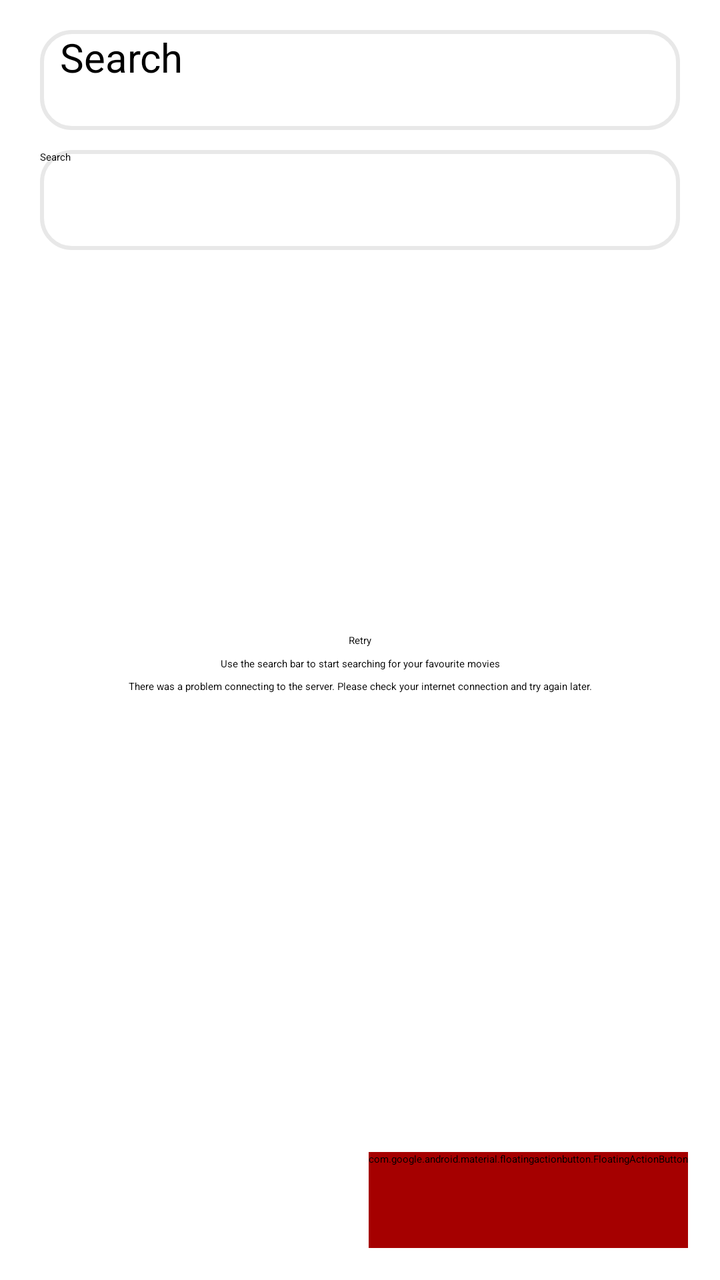
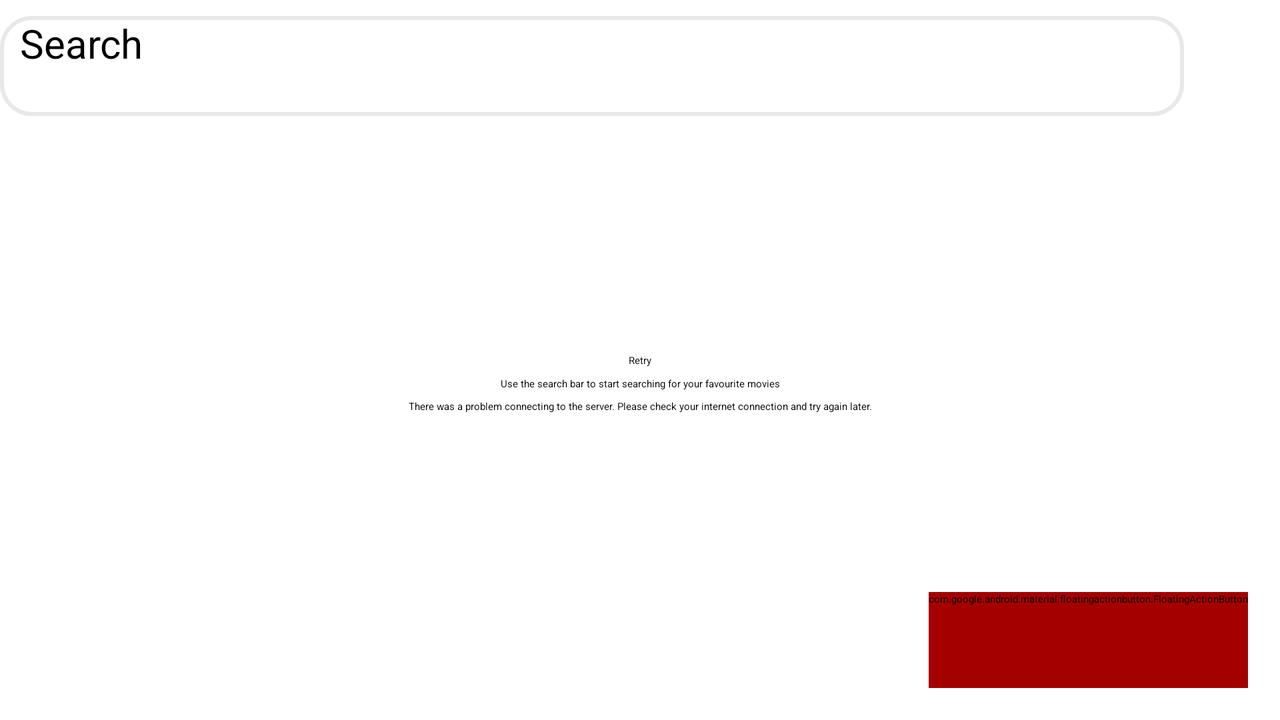

An Android layout and its configuration variant, each rendered on a device that would load it. The default file and the variant file are quoted in full after the pictures.
<!-- AndroidManifest.xml: application theme Theme.App.Starting -->
<!-- res/layout/fragment_movie_list.xml -->
<?xml version="1.0" encoding="utf-8"?>
<layout xmlns:android="http://schemas.android.com/apk/res/android"
        xmlns:app="http://schemas.android.com/apk/res-auto"
        xmlns:tools="http://schemas.android.com/tools">

    <data>

        <variable
                name="movieListFragment"
                type="com.example.movieapp.ui.movielist.MovieListFragment"/>

        <import type="android.view.View"/>

    </data>

    <androidx.constraintlayout.widget.ConstraintLayout
            android:layout_width="match_parent"
            android:layout_height="match_parent"
            tools:context=".ui.movielist.MovieListFragment">

        <androidx.appcompat.widget.LinearLayoutCompat
                android:id="@+id/ll_movie_list_search_container"
                android:layout_width="match_parent"
                android:layout_height="wrap_content"
                android:layout_marginHorizontal="@dimen/size_100"
                android:orientation="vertical"
                app:layout_constraintEnd_toEndOf="parent"
                app:layout_constraintStart_toStartOf="parent"
                app:layout_constraintTop_toBottomOf="@id/rv_movie_list"
                app:layout_constraintTop_toTopOf="parent">

            <androidx.appcompat.widget.AppCompatEditText
                    android:id="@+id/etMovieListSearch"
                    android:layout_width="match_parent"
                    android:layout_height="@dimen/size_250"
                    android:layout_marginTop="@dimen/size_75"
                    android:background="@drawable/bg_bordered_rectangle_radius_15dp"
                    android:drawableStart="@drawable/ic_search"
                    android:ems="10"
                    android:hint="@string/search_text"
                    android:imeOptions="actionSearch"
                    android:inputType="text"
                    android:paddingHorizontal="@dimen/size_50"
                    android:textSize="20sp"
                    app:layout_constraintEnd_toEndOf="parent"
                    app:layout_constraintStart_toStartOf="parent"
                    app:layout_constraintTop_toTopOf="parent"/>

            <androidx.appcompat.widget.AppCompatButton
                    android:id="@+id/btn_movie_list_search"
                    android:layout_width="match_parent"
                    android:layout_height="@dimen/size_250"
                    android:layout_marginTop="@dimen/size_50"
                    android:background="@drawable/bg_white_bordered_grey_with_radius_15dp"
                    android:text="@string/search_text"
                    android:textColor="@android:color/black"
                    app:layout_constraintEnd_toEndOf="parent"
                    android:onClick="@{() -> movieListFragment.searchOnClick(etMovieListSearch.getText().toString())}"
                    app:layout_constraintStart_toStartOf="parent"
                    app:layout_constraintTop_toBottomOf="@+id/et_movie_list_search"/>
        </androidx.appcompat.widget.LinearLayoutCompat>

        <androidx.recyclerview.widget.RecyclerView
                android:id="@+id/rv_movie_list"
                android:layout_width="match_parent"
                android:layout_height="0dp"
                android:layout_marginTop="@dimen/size_10"
                android:layout_weight="0.9"
                android:layoutAnimation="@anim/layout_animator"
                android:scrollbars="vertical"
                android:visibility="gone"
                app:layout_constraintBottom_toBottomOf="parent"
                app:layout_constraintEnd_toEndOf="parent"
                app:layout_constraintStart_toStartOf="parent"
                app:layout_constraintTop_toBottomOf="@id/ll_movie_list_search_container"/>

        <ProgressBar
                android:id="@+id/pb_movie_list"
                android:layout_width="wrap_content"
                android:layout_height="wrap_content"
                android:visibility="gone"
                app:layout_constraintBottom_toBottomOf="parent"
                app:layout_constraintEnd_toEndOf="parent"
                app:layout_constraintStart_toStartOf="parent"
                app:layout_constraintTop_toTopOf="parent"/>

        <Button
                android:id="@+id/button_retry_main"
                android:layout_width="wrap_content"
                android:layout_height="wrap_content"
                android:layout_centerInParent="true"
                android:text="@string/retry_btn"
                android:visibility="gone"
                tools:visibility="visible"
                android:onClick="@{() -> movieListFragment.searchOnClick(etMovieListSearch.getText().toString())}"
                app:layout_constraintEnd_toEndOf="parent"
                app:layout_constraintStart_toStartOf="parent"
                app:layout_constraintBottom_toBottomOf="parent"
                app:layout_constraintTop_toTopOf="parent"/>

        <TextView
                android:id="@+id/text_view_empty"
                android:layout_width="0dp"
                android:layout_height="wrap_content"
                android:layout_centerInParent="true"
                android:textAlignment="center"
                android:visibility="gone"
                tools:visibility="visible"
                android:text="@string/empty_text"
                tools:text="Use the search bar to start searching for your favourite movies"
                android:layout_marginEnd="32dp"
                android:layout_marginStart="32dp"
                app:layout_constraintEnd_toEndOf="parent"
                app:layout_constraintStart_toStartOf="parent"
                app:layout_constraintTop_toBottomOf="@+id/button_retry_main"
                app:layout_constraintBottom_toTopOf="@+id/text_view_error_main"/>

        <TextView
                android:id="@+id/text_view_error_main"
                android:layout_width="0dp"
                android:layout_height="wrap_content"
                android:layout_centerInParent="true"
                android:textAlignment="center"
                android:visibility="gone"
                tools:visibility="visible"
                tools:text="There was a problem connecting to the server. Please check your internet connection and try again later."
                android:layout_marginTop="16dp"
                android:layout_marginEnd="32dp"
                android:layout_marginStart="32dp"
                app:layout_constraintEnd_toEndOf="parent"
                app:layout_constraintStart_toStartOf="parent"
                app:layout_constraintTop_toBottomOf="@+id/button_retry_main"/>

        <com.google.android.material.floatingactionbutton.FloatingActionButton
                android:id="@+id/floatingActionButton"
                android:layout_width="wrap_content"
                android:layout_height="wrap_content"
                android:backgroundTint="@color/dark_red"
                app:rippleColor="@color/dark_red"
                app:borderWidth="0dp"
                app:tint="@color/white"
                android:layout_marginEnd="16dp"
                android:layout_marginBottom="16dp"
                android:onClick="@{() -> movieListFragment.fabOnClick(floatingActionButton)}"
                android:clickable="true"
                app:layout_constraintBottom_toBottomOf="parent"
                app:layout_constraintEnd_toEndOf="parent"
                app:srcCompat="@drawable/ic_not_favorite"
                android:focusable="true"
                android:minWidth="48dp"
                android:minHeight="48dp"/>


    </androidx.constraintlayout.widget.ConstraintLayout>
</layout>
<!-- resources referenced by this layout -->
<resources>
  <color name="dark_red">#A50000</color>
  <color name="white">#FFFFFFFF</color>
  <dimen name="size_10">2dp</dimen>
  <dimen name="size_100">20dp</dimen>
  <dimen name="size_250">50dp</dimen>
  <dimen name="size_50">10dp</dimen>
  <dimen name="size_75">15dp</dimen>
  <!-- drawable bg_bordered_rectangle_radius_15dp (drawable) -->
  <?xml version="1.0" encoding="utf-8"?>
  <shape xmlns:android="http://schemas.android.com/apk/res/android"
      android:padding="@dimen/size_50"
      android:shape="rectangle">
      <corners
          android:bottomLeftRadius="@dimen/size_75"
          android:bottomRightRadius="@dimen/size_75"
          android:topLeftRadius="@dimen/size_75"
          android:topRightRadius="@dimen/size_75" />
      <stroke
          android:width="@dimen/size_10"
          android:color="@color/grey" />
  </shape>
  <!-- drawable bg_white_bordered_grey_with_radius_15dp (drawable) -->
  <?xml version="1.0" encoding="utf-8"?>
  <shape xmlns:android="http://schemas.android.com/apk/res/android"
      android:padding="@dimen/size_50"
      android:shape="rectangle">
      <solid android:color="@android:color/white" />
      <corners
          android:bottomLeftRadius="@dimen/size_75"
          android:bottomRightRadius="@dimen/size_75"
          android:topLeftRadius="@dimen/size_75"
          android:topRightRadius="@dimen/size_75" />
      <stroke
          android:width="@dimen/size_10"
          android:color="@color/grey" />
  </shape>
  <!-- drawable ic_not_favorite (drawable) -->
  <vector xmlns:android="http://schemas.android.com/apk/res/android"
      android:width="24dp"
      android:height="24dp"
      android:tint="@color/dark_red"
      android:viewportWidth="24"
      android:viewportHeight="24">
      <path
          android:fillColor="@android:color/white"
          android:pathData="M16.5,3c-1.74,0 -3.41,0.81 -4.5,2.09C10.91,3.81 9.24,3 7.5,3 4.42,3 2,5.42 2,8.5c0,3.78 3.4,6.86 8.55,11.54L12,21.35l1.45,-1.32C18.6,15.36 22,12.28 22,8.5 22,5.42 19.58,3 16.5,3zM12.1,18.55l-0.1,0.1 -0.1,-0.1C7.14,14.24 4,11.39 4,8.5 4,6.5 5.5,5 7.5,5c1.54,0 3.04,0.99 3.57,2.36h1.87C13.46,5.99 14.96,5 16.5,5c2,0 3.5,1.5 3.5,3.5 0,2.89 -3.14,5.74 -7.9,10.05z" />
  </vector>
  <string name="empty_text">Use the search bar to start searching for your favourite movies</string>
  <string name="retry_btn">Retry</string>
  <string name="search_text">Search</string>
  <style name="Theme.App.Starting" parent="Theme.SplashScreen">
          <item name="windowSplashScreenBackground">@android:color/white</item>
          <item name="windowSplashScreenAnimatedIcon">@drawable/ic_launcher_foreground</item>
          <item name="postSplashScreenTheme">@style/Theme.MovieApp</item>
      </style>
  <color name="grey">#E8E8E8</color>
  <style name="Theme.MovieApp" parent="Theme.MaterialComponents.DayNight.NoActionBar">
          
          <item name="colorPrimary">@color/purple_500</item>
          <item name="colorPrimaryVariant">@color/purple_700</item>
          <item name="colorOnPrimary">@color/white</item>
          
          <item name="colorSecondary">@color/teal_200</item>
          <item name="colorSecondaryVariant">@color/teal_700</item>
          <item name="colorOnSecondary">@color/black</item>
          
          <item name="android:windowLightStatusBar" tools:targetApi="23">true</item>
          <item name="android:statusBarColor">@android:color/white</item>
          
      </style>
  <color name="purple_500">#FF6200EE</color>
  <color name="purple_700">#FF3700B3</color>
  <color name="teal_200">#FF03DAC5</color>
  <color name="teal_700">#FF018786</color>
  <color name="black">#FF000000</color>
  <!-- some entries are left out for length -->
</resources>
<!-- res/layout-land/fragment_movie_list.xml (the repository's variant of the layout above) -->
<!-- drawn on the phone turned sideways -->
<?xml version="1.0" encoding="utf-8"?>
<layout xmlns:android="http://schemas.android.com/apk/res/android"
    xmlns:app="http://schemas.android.com/apk/res-auto"
    xmlns:tools="http://schemas.android.com/tools">

    <data>
        <import type="android.view.View" />

        <variable
            name="movieListFragment"
            type="com.example.movieapp.ui.movielist.MovieListFragment" />
    </data>

    <androidx.constraintlayout.widget.ConstraintLayout
        android:layout_width="match_parent"
        android:layout_height="match_parent"
        tools:context=".ui.movielist.MovieListFragment">

        <androidx.appcompat.widget.AppCompatEditText
            android:id="@+id/etMovieListSearch"
            android:layout_width="0dp"
            android:layout_height="@dimen/size_250"
            android:layout_marginTop="8dp"
            android:background="@drawable/bg_bordered_rectangle_radius_15dp"
            android:hint="@string/search_text"
            android:imeOptions="actionSearch"
            android:inputType="text"
            android:paddingHorizontal="@dimen/size_50"
            android:textSize="20sp"
            app:layout_constraintEnd_toStartOf="@+id/btn_movie_list_search"
            app:layout_constraintStart_toStartOf="parent"
            app:layout_constraintTop_toTopOf="parent" />

        <androidx.appcompat.widget.AppCompatImageButton
            android:id="@+id/btn_movie_list_search"
            android:layout_width="48dp"
            android:layout_height="48dp"
            android:layout_gravity="center_vertical"
            android:layout_marginTop="8dp"
            android:backgroundTint="@android:color/transparent"
            android:clickable="true"
            android:focusable="true"
            android:onClick="@{() -> movieListFragment.searchOnClick(etMovieListSearch.getText().toString())}"
            android:src="@drawable/ic_search"
            app:layout_constraintDimensionRatio="1:1"
            app:layout_constraintEnd_toEndOf="parent"
            app:layout_constraintTop_toTopOf="parent" />


        <androidx.recyclerview.widget.RecyclerView
            android:id="@+id/rv_movie_list"
            android:layout_width="match_parent"
            android:layout_height="0dp"
            android:layout_marginTop="@dimen/size_10"
            android:layout_weight="0.9"
            android:layoutAnimation="@anim/layout_animator"
            android:scrollbars="vertical"
            android:visibility="gone"
            app:layout_constraintBottom_toBottomOf="parent"
            app:layout_constraintEnd_toEndOf="parent"
            app:layout_constraintStart_toStartOf="parent"
            app:layout_constraintTop_toBottomOf="@id/etMovieListSearch" />

        <ProgressBar
            android:id="@+id/pb_movie_list"
            android:layout_width="wrap_content"
            android:layout_height="wrap_content"
            android:visibility="gone"
            app:layout_constraintBottom_toBottomOf="parent"
            app:layout_constraintEnd_toEndOf="parent"
            app:layout_constraintStart_toStartOf="parent"
            app:layout_constraintTop_toTopOf="parent" />

        <Button
                android:id="@+id/button_retry_main"
                android:layout_width="wrap_content"
                android:layout_height="wrap_content"
                android:layout_centerInParent="true"
                android:text="@string/retry_btn"
                android:visibility="gone"
                tools:visibility="visible"
                android:onClick="@{() -> movieListFragment.searchOnClick(etMovieListSearch.getText().toString())}"
                app:layout_constraintEnd_toEndOf="parent"
                app:layout_constraintStart_toStartOf="parent"
                app:layout_constraintBottom_toBottomOf="parent"
                app:layout_constraintTop_toTopOf="parent"/>

        <TextView
                android:id="@+id/text_view_empty"
                android:layout_width="0dp"
                android:layout_height="wrap_content"
                android:layout_centerInParent="true"
                android:textAlignment="center"
                android:visibility="gone"
                tools:visibility="visible"
                android:text="@string/empty_text"
                tools:text="Use the search bar to start searching for your favourite movies"
                android:layout_marginEnd="32dp"
                android:layout_marginStart="32dp"
                app:layout_constraintEnd_toEndOf="parent"
                app:layout_constraintStart_toStartOf="parent"
                app:layout_constraintTop_toBottomOf="@+id/button_retry_main"
                app:layout_constraintBottom_toTopOf="@+id/text_view_error_main"/>

        <TextView
                android:id="@+id/text_view_error_main"
                android:layout_width="0dp"
                android:layout_height="wrap_content"
                android:layout_centerInParent="true"
                android:visibility="gone"
                tools:visibility="visible"
                android:textAlignment="center"
                tools:text="There was a problem connecting to the server. Please check your internet connection and try again later."
                android:layout_marginTop="16dp"
                android:layout_marginEnd="32dp"
                android:layout_marginStart="32dp"
                app:layout_constraintEnd_toEndOf="parent"
                app:layout_constraintStart_toStartOf="parent"
                app:layout_constraintTop_toBottomOf="@+id/button_retry_main"/>

        <com.google.android.material.floatingactionbutton.FloatingActionButton
                android:id="@+id/floatingActionButton"
                android:layout_width="wrap_content"
                android:layout_height="wrap_content"
                android:backgroundTint="@color/dark_red"
                app:rippleColor="@color/dark_red"
                app:borderWidth="0dp"
                app:tint="@color/white"
                android:layout_marginEnd="16dp"
                android:layout_marginBottom="16dp"
                android:onClick="@{() -> movieListFragment.fabOnClick(floatingActionButton)}"
                android:clickable="true"
                app:layout_constraintBottom_toBottomOf="parent"
                app:layout_constraintEnd_toEndOf="parent"
                app:srcCompat="@drawable/ic_not_favorite"
                android:focusable="true"
                android:minWidth="48dp"
                android:minHeight="48dp"/>
    </androidx.constraintlayout.widget.ConstraintLayout>
</layout>
<!-- resources referenced by the variant -->
<!-- as the phone turned sideways resolves them -->
<resources>
  <color name="dark_red">#A50000</color>
  <color name="white">#FFFFFFFF</color>
  <dimen name="size_10">2dp</dimen>
  <dimen name="size_250">50dp</dimen>
  <dimen name="size_50">10dp</dimen>
  <!-- drawable bg_bordered_rectangle_radius_15dp (drawable) -->
  <?xml version="1.0" encoding="utf-8"?>
  <shape xmlns:android="http://schemas.android.com/apk/res/android"
      android:padding="@dimen/size_50"
      android:shape="rectangle">
      <corners
          android:bottomLeftRadius="@dimen/size_75"
          android:bottomRightRadius="@dimen/size_75"
          android:topLeftRadius="@dimen/size_75"
          android:topRightRadius="@dimen/size_75" />
      <stroke
          android:width="@dimen/size_10"
          android:color="@color/grey" />
  </shape>
  <!-- drawable ic_not_favorite (drawable) -->
  <vector xmlns:android="http://schemas.android.com/apk/res/android"
      android:width="24dp"
      android:height="24dp"
      android:tint="@color/dark_red"
      android:viewportWidth="24"
      android:viewportHeight="24">
      <path
          android:fillColor="@android:color/white"
          android:pathData="M16.5,3c-1.74,0 -3.41,0.81 -4.5,2.09C10.91,3.81 9.24,3 7.5,3 4.42,3 2,5.42 2,8.5c0,3.78 3.4,6.86 8.55,11.54L12,21.35l1.45,-1.32C18.6,15.36 22,12.28 22,8.5 22,5.42 19.58,3 16.5,3zM12.1,18.55l-0.1,0.1 -0.1,-0.1C7.14,14.24 4,11.39 4,8.5 4,6.5 5.5,5 7.5,5c1.54,0 3.04,0.99 3.57,2.36h1.87C13.46,5.99 14.96,5 16.5,5c2,0 3.5,1.5 3.5,3.5 0,2.89 -3.14,5.74 -7.9,10.05z" />
  </vector>
  <string name="empty_text">Use the search bar to start searching for your favourite movies</string>
  <string name="retry_btn">Retry</string>
  <string name="search_text">Search</string>
  <style name="Theme.App.Starting" parent="Theme.SplashScreen">
          <item name="windowSplashScreenBackground">@android:color/white</item>
          <item name="windowSplashScreenAnimatedIcon">@drawable/ic_launcher_foreground</item>
          <item name="postSplashScreenTheme">@style/Theme.MovieApp</item>
      </style>
  <dimen name="size_75">15dp</dimen>
  <color name="grey">#E8E8E8</color>
  <!-- drawable ic_launcher_foreground (drawable) -->
  <vector xmlns:android="http://schemas.android.com/apk/res/android"
      android:width="108dp"
      android:height="108dp"
      android:viewportWidth="108"
      android:viewportHeight="108"
      android:tint="#000000">
    <group android:scaleX="2.4012"
        android:scaleY="2.4012"
        android:translateX="25.1856"
        android:translateY="25.1856">
      <path
          android:fillColor="@android:color/white"
          android:pathData="M18,4l2,3h-3l-2,-3h-2l2,3h-3l-2,-3L8,4l2,3L7,7L5,4L4,4c-1.1,0 -1.99,0.9 -1.99,2L2,18c0,1.1 0.9,2 2,2h16c1.1,0 2,-0.9 2,-2L22,4h-4zM11.25,15.25L10,18l-1.25,-2.75L6,14l2.75,-1.25L10,10l1.25,2.75L14,14l-2.75,1.25zM16.94,11.94L16,14l-0.94,-2.06L13,11l2.06,-0.94L16,8l0.94,2.06L19,11l-2.06,0.94z"/>
    </group>
  </vector>
  <style name="Theme.MovieApp" parent="Theme.MaterialComponents.DayNight.NoActionBar">
          
          <item name="colorPrimary">@color/purple_500</item>
          <item name="colorPrimaryVariant">@color/purple_700</item>
          <item name="colorOnPrimary">@color/white</item>
          
          <item name="colorSecondary">@color/teal_200</item>
          <item name="colorSecondaryVariant">@color/teal_700</item>
          <item name="colorOnSecondary">@color/black</item>
          
          <item name="android:windowLightStatusBar" tools:targetApi="23">true</item>
          <item name="android:statusBarColor">@android:color/white</item>
          
      </style>
  <color name="purple_500">#FF6200EE</color>
  <color name="purple_700">#FF3700B3</color>
  <color name="teal_200">#FF03DAC5</color>
  <color name="teal_700">#FF018786</color>
  <color name="black">#FF000000</color>
</resources>
